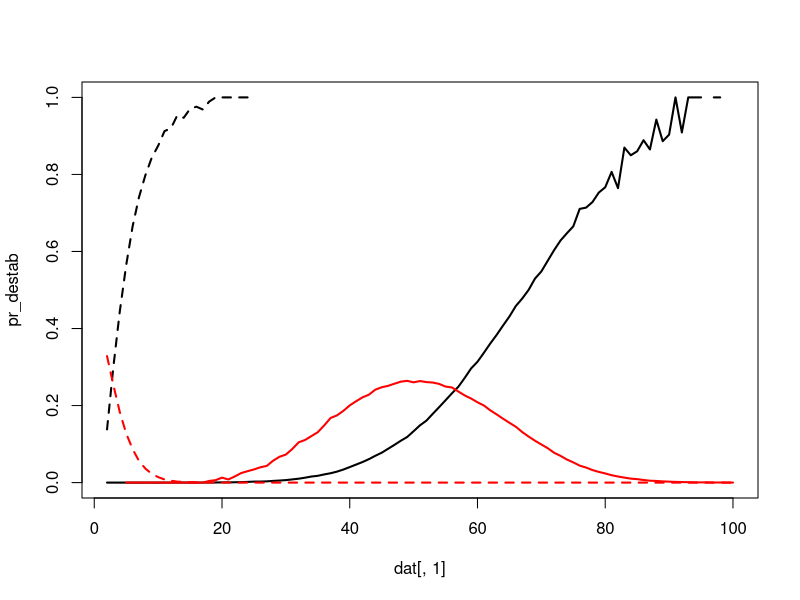
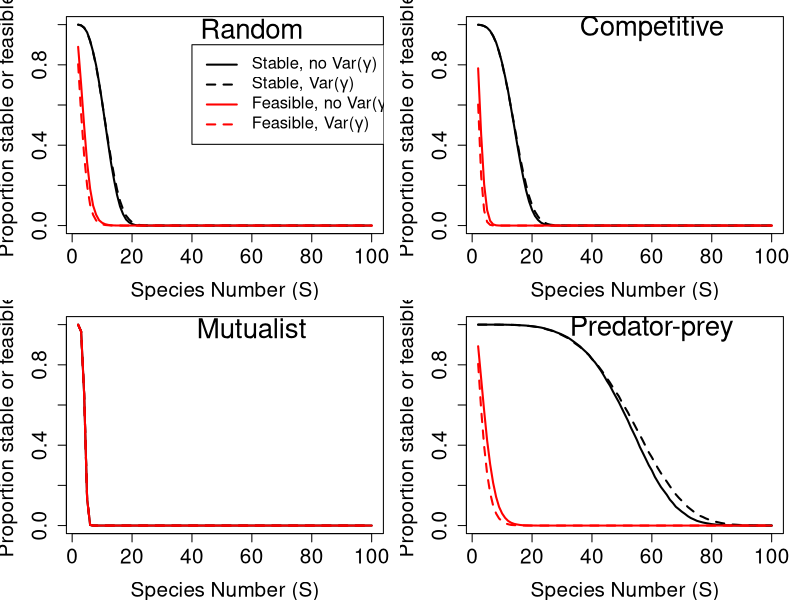
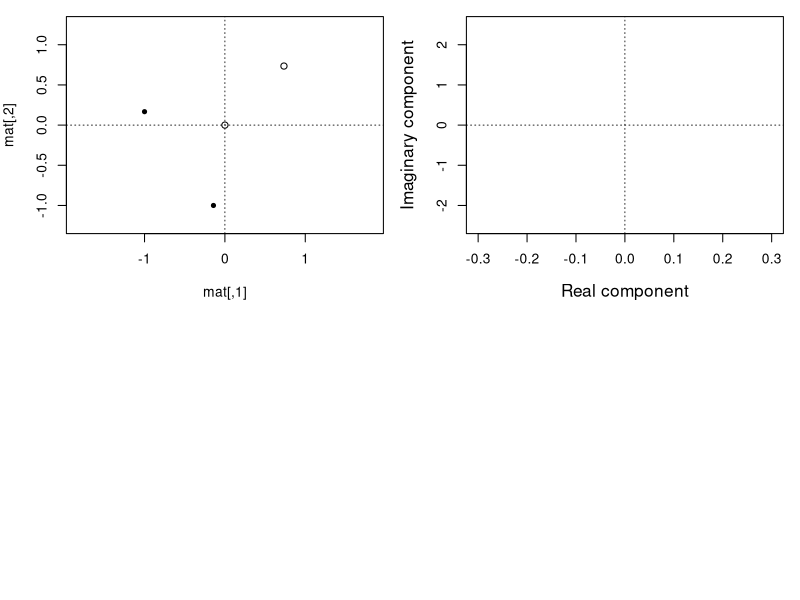

Source code (R) for these figures, in order: (Note: this script raises an error after producing the figures.)
rand_gen_var <- function(max_sp, iters, int_type = 0, rmx = 10, eps_max = 999){
    tot_res <- NULL;
    fea_res <- NULL;
    for(i in 2:max_sp){
        nn             <- i;
        A1_stt         <- 0;
        A2_stt         <- 0;
        A1_fet         <- 0;
        A2_fet         <- 0;
        iter           <- iters;
        tot_res[[i-1]] <- matrix(data = 0, nrow = iter, ncol = 2);
        fea_res[[i-1]] <- matrix(data = 0, nrow = iter, ncol = 2);
        while(iter > 0){
            r_vec    <- runif(n = nn, min = 1, max = rmx);
            A1_dat   <- rnorm(n = nn * nn, mean = 0, sd = 0.4);
            A1       <- matrix(data = A1_dat, nrow = nn, ncol = nn);
            A1       <- species_interactions(mat = A1, type = int_type);
            diag(A1) <- -1;
            epsil    <- runif(n = nn, min = 1, max = eps_max);
            eps_dat  <- rep(x = epsil, times = nn);
            eps_mat  <- matrix(data = epsil, nrow = nn, ncol = nn, 
                               byrow = FALSE);
            avg_mat  <- matrix(data = mean(1:eps_max), nrow = nn, ncol = nn, 
                               byrow = FALSE);
            A2       <- A1 * eps_mat;
            A1       <- A1 * avg_mat;
            A1_stb   <- max(Re(eigen(A1)$values)) < 0;
            A2_stb   <- max(Re(eigen(A2)$values)) < 0;
            A1_fea   <- min(-1*solve(A1) %*% r_vec) > 0;
            A2_fea   <- min(-1*solve(A2) %*% r_vec) > 0;
            if(A1_stb == TRUE){
                tot_res[[i-1]][iter, 1] <- 1;
            }
            if(A2_stb == TRUE){
                tot_res[[i-1]][iter, 2] <- 1;
            }
            if(A1_fea == TRUE){
                fea_res[[i-1]][iter, 1] <- 1;
            }
            if(A2_fea == TRUE){
                fea_res[[i-1]][iter, 2] <- 1;
            }
            iter    <- iter - 1;
        }
        print(i);
    }
    all_res <- summarise_randmat(tot_res = tot_res, fea_res = fea_res);
    return(all_res);
}


species_interactions <- function(mat, type = 0){
    if(type == 1){
        mat[mat > 0] <- -1*mat[mat > 0];
    }
    if(type == 2){
        mat[mat < 0] <- -1*mat[mat < 0];
    }
    if(type == 3){
        for(i in 1:dim(mat)[1]){
            for(j in 1:dim(mat)[2]){
                if(mat[i, j] * mat[j, i] > 0){
                    mat[j, i] <- -1 * mat[j, i];
                }
            }
        }
    }
    return(mat);
}


summarise_randmat <- function(tot_res, fea_res){
    sims    <- length(tot_res);
    all_res <- matrix(data = 0, nrow = sims, ncol = 9);
    for(i in 1:sims){
        unstables <- tot_res[[i]][,1] == FALSE & tot_res[[i]][,2] == FALSE;
        stables   <- tot_res[[i]][,1] == TRUE  & tot_res[[i]][,2] == TRUE;
        unstabled <- tot_res[[i]][,1] == TRUE  & tot_res[[i]][,2] == FALSE;
        stabled   <- tot_res[[i]][,1] == FALSE & tot_res[[i]][,2] == TRUE;
        non_feas  <- fea_res[[i]][,1] == FALSE & fea_res[[i]][,2] == FALSE;
        feasibl   <- fea_res[[i]][,1] == TRUE  & fea_res[[i]][,2] == TRUE;
        unfeased  <- fea_res[[i]][,1] == TRUE  & fea_res[[i]][,2] == FALSE;
        feased    <- fea_res[[i]][,1] == FALSE & fea_res[[i]][,2] == TRUE;
        all_res[i, 1] <- i + 1;
        all_res[i, 2] <- sum(unstables);
        all_res[i, 3] <- sum(stables);
        all_res[i, 4] <- sum(unstabled);
        all_res[i, 5] <- sum(stabled);
        all_res[i, 6] <- sum(non_feas);
        all_res[i, 7] <- sum(feasibl);
        all_res[i, 8] <- sum(unfeased);
        all_res[i, 9] <- sum(feased);
    }
    return(all_res);
}


# Get:
# (1) proportion stable made unstable
# (2) proportion unstable made stable
# (3) proportion feasible made infeasible
# (4) proportion infeasible made feasible


random      <- read.csv(file = "sim_results/random_community.csv");
competition <- read.csv(file = "sim_results/competitor_community.csv");
mutualism   <- read.csv(file = "sim_results/mutualist_community.csv");
pred_prey   <- read.csv(file = "sim_results/predator_prey_community.csv");



dat <- pred_prey;

pr_destab <- dat[,4] / (dat[,4] + dat[,3]);
pr_stabld <- dat[,5] / (dat[,5] + dat[,2]);
pr_defeas <- dat[,8] / (dat[,8] + dat[,7]);
pr_feased <- dat[,9] / (dat[,9] + dat[,6]);
Sp        <- dat[,1];

plot(dat[,1], pr_destab, type = "l", lwd = 2, ylim = c(0, 1));
points(dat[,1], pr_stabld, type = "l", lwd = 2, col = "red");
points(dat[,1], pr_defeas, type = "l", lwd = 2, col = "black", lty = "dashed");
points(dat[,1], pr_feased, type = "l", lwd = 2, col = "red", lty = "dashed");



# ==============================================================================
par(mfrow = c(2, 2), mar = c(4, 4, 1, 1));
# ==============================================================================
dat      <- random;
stab_nov <- dat[,3] + dat[,4];
stab_var <- dat[,3] + dat[,5];
feas_nov <- dat[,7] + dat[,8];
feas_var <- dat[,7] + dat[,9];
plot(x = Sp, y = stab_nov / 100000, type = "l", lwd = 2, ylim = c(0,1),
     cex.lab = 1.5, cex.axis = 1.5, xlab = "Species Number (S)",
     ylab = "Proportion stable or feasible");
points(x = Sp, y = stab_var / 100000, type = "l", lwd = 2, lty = "dashed");
points(x = Sp, y = feas_nov / 100000, type = "l", lwd = 2, col = "red");
points(x = Sp, y = feas_var / 100000, type = "l", lwd = 2, col = "red",
       lty = "dashed");
legend(x = 40, y = 0.9, col = c("black", "black", "red", "red"), cex = 1.2,
       legend = c(expression(paste("Stable, no Var(",gamma,")")),
                             expression(paste("Stable, Var(",gamma,")")),
                             expression(paste("Feasible, no Var(",gamma,")")),
                             expression(paste("Feasible, Var(",gamma,")"))),
       lty = c("solid", "dashed", "solid", "dashed"), lwd = 2);
text(x = 60, y = 0.98, labels = "Random", cex = 2);
# ==============================================================================
dat      <- competition;
stab_nov <- dat[,3] + dat[,4];
stab_var <- dat[,3] + dat[,5];
feas_nov <- dat[,7] + dat[,8];
feas_var <- dat[,7] + dat[,9];
plot(x = Sp, y = stab_nov / 100000, type = "l", lwd = 2, ylim = c(0,1),
     cex.lab = 1.5, cex.axis = 1.5, xlab = "Species Number (S)",
     ylab = "Proportion stable or feasible");
points(x = Sp, y = stab_var / 100000, type = "l", lwd = 2, lty = "dashed");
points(x = Sp, y = feas_nov / 100000, type = "l", lwd = 2, col = "red");
points(x = Sp, y = feas_var / 100000, type = "l", lwd = 2, col = "red",
       lty = "dashed");
text(x = 60, y = 0.98, labels = "Competitive", cex = 2);
# ==============================================================================
dat      <- mutualism;
stab_nov <- dat[,3] + dat[,4];
stab_var <- dat[,3] + dat[,5];
feas_nov <- dat[,7] + dat[,8];
feas_var <- dat[,7] + dat[,9];
plot(x = Sp, y = stab_nov / 100000, type = "l", lwd = 2, ylim = c(0,1),
     cex.lab = 1.5, cex.axis = 1.5, xlab = "Species Number (S)",
     ylab = "Proportion stable or feasible");
points(x = Sp, y = stab_var / 100000, type = "l", lwd = 2, lty = "dashed");
points(x = Sp, y = feas_nov / 100000, type = "l", lwd = 2, col = "red");
points(x = Sp, y = feas_var / 100000, type = "l", lwd = 2, col = "red",
       lty = "dashed");
text(x = 60, y = 0.98, labels = "Mutualist", cex = 2);
# ==============================================================================
dat      <- pred_prey;
stab_nov <- dat[,3] + dat[,4];
stab_var <- dat[,3] + dat[,5];
feas_nov <- dat[,7] + dat[,8];
feas_var <- dat[,7] + dat[,9];
plot(x = Sp, y = stab_nov / 100000, type = "l", lwd = 2, ylim = c(0,1),
     cex.lab = 1.5, cex.axis = 1.5, xlab = "Species Number (S)",
     ylab = "Proportion stable or feasible");
points(x = Sp, y = stab_var / 100000, type = "l", lwd = 2, lty = "dashed");
points(x = Sp, y = feas_nov / 100000, type = "l", lwd = 2, col = "red");
points(x = Sp, y = feas_var / 100000, type = "l", lwd = 2, col = "red",
       lty = "dashed");
text(x = 60, y = 0.98, labels = "Predator-prey", cex = 2);
# ==============================================================================





mat <- matrix(data = rnorm(n = 4, mean = 0, sd = 0.4), nrow = 2);
diag(mat) <- -1;
plot(mat, xlim = c(-0.5, 0.5), ylim = c(-1.25, 1.25), asp = 1, pch = 20)
points(Re(eigen(mat)$vector));
abline(h = 0, lty = "dotted", lwd = 0.8);
abline(v = 0, lty = "dotted", lwd = 0.8);






plot(x = 0, y = 0, type = "n", xlim = c(-0.3, 0.3), ylim = c(-2.5, 2.5),
     xlab = "Real component", ylab = "Imaginary component", cex.lab = 1.25);
abline(h = 0, lty = "dotted", lwd = 0.8);
abline(v = 0, lty = "dotted", lwd = 0.8);

iter     <- 10000;
while(iter > 0){
    mat1       <- matrix(data = rnorm(n = 16, mean = 0, sd = 0.4), nrow = 4);
    diag(mat1) <- -1;
    mat2       <- mat1;
    mat2[1,]   <- mat2[1,] * runif(n = 1, min = 1, max = 1000);
    mat1_e     <- eigen(mat1)$values;
    mat2_e     <- eigen(mat2)$values;
    stab1      <- max(Re(mat1_e)) < 0;
    stab2      <- max(Re(mat2_e)) < 0;
    if(stab1 == TRUE & stab2 == FALSE){
        arrows(x0 = Re(mat1_e), x1 = Re(mat2_e), y0 = Im(mat1_e), y1 = Im(mat2_e),
               length = 0.05, lwd = 2, col = "red");
        #break;
    }
    if(stab1 == FALSE & stab2 == TRUE){
        arrows(x0 = Re(mat1_e), x1 = Re(mat2_e), y0 = Im(mat1_e), y1 = Im(mat2_e),
               length = 0.05, lwd = 2, col = "blue");
        #break;
    }
    iter <- iter - 1;
}



get_rand_eigs <- function(int_type = 0, iter = 1000){
    nn             <- 20;
    eigres         <- matrix(data = 0, ncol = 82, nrow = iter);
    eigres[,1]     <- int_type;
    while(iter > 0){
        r_vec     <- runif(n = nn, min = 1, max = rmx);
        A1_dat    <- rnorm(n = nn * nn, mean = 0, sd = 0.4);
        A1        <- matrix(data = A1_dat, nrow = nn, ncol = nn);
        A1        <- species_interactions(mat = A1, type = int_type);
        diag(A1)  <- -1;
        epsil     <- runif(n = nn, min = 1, max = eps_max);
        eps_dat   <- rep(x = epsil, times = nn);
        eps_mat   <- matrix(data = epsil, nrow = nn, ncol = nn, 
                            byrow = FALSE);
        avg_mat   <- matrix(data = mean(1:eps_max), nrow = nn, ncol = nn, 
                            byrow = FALSE);
        A2        <- A1 * eps_mat;
        A1        <- A1 * avg_mat;
        mat1_e    <- eigen(A1)$values;
        mat2_e    <- eigen(A2)$values;
        real_mat1 <- Re(mat1_e);
        imag_mat1 <- Im(mat1_e);
        real_mat2 <- Re(mat2_e);
        imag_mat2 <- Im(mat2_e);
        stab1     <- max(real_mat1) < 0;
        stab2     <- max(real_mat2) < 0;
        if(stab1 == FALSE & stab2 == FALSE){
            eigres[iter,2] <- 1;
        }
        if(stab1 == TRUE & stab2 == TRUE){
            eigres[iter,2] <- 2;
        }
        if(stab1 == TRUE & stab2 == FALSE){
            eigres[iter,2] <- 3;
        }
        if(stab1 == FALSE & stab2 == TRUE){
            eigres[iter,2] <- 4;
        }
        eigres[iter,3:22]  <- real_mat1;
        eigres[iter,23:42] <- imag_mat1;
        eigres[iter,43:62] <- real_mat2;
        eigres[iter,63:82] <- imag_mat2;
        iter    <- iter - 1;
    }
    return(eigres);
}

plot_eig_set <- function(eigres){
    par(mfrow = c(2,2), mar = c(5, 5, 1, 1));
    x0 <- min(cbind(eigres[,3:22], eigres[,43:62]));
    x1 <- max(cbind(eigres[,3:22], eigres[,43:62]));
    plot(x = 0, y = 0, type = "n", xlim = c(x0, x1), ylim = c(-1500, 1500),
         xlab = "Real component", ylab = "Imaginary component", cex.lab = 1.25);
    abline(h = 0, lty = "dotted", lwd = 0.8);
    abline(v = 0, lty = "dotted", lwd = 0.8);
    if(1 %in% eigres[,2]){
        row <- which(eigres[,2] == 1)[1];
        m1r <- eigres[row,3:22];
        m1i <- eigres[row,23:42];
        m2r <- eigres[row,43:62];
        m2i <- eigres[row,63:82];
        points(x = m1r, y = m1i, pch = 20, cex = 1.5, col = "black");
        points(x = m2r, y = m2i, pch = 20, cex = 1.5, col = "red");
    }
    text(x = x0 + (x1 - x0)*0.2, y = 1500, "Unstable", cex = 1.5);
    plot(x = 0, y = 0, type = "n", xlim = c(x0, x1), ylim = c(-1500, 1500),
         xlab = "Real component", ylab = "Imaginary component", cex.lab = 1.25);
    abline(h = 0, lty = "dotted", lwd = 0.8);
    abline(v = 0, lty = "dotted", lwd = 0.8);
    if(2 %in% eigres[,2]){
        row <- which(eigres[,2] == 2)[1];
        m1r <- eigres[row,3:22];
        m1i <- eigres[row,23:42];
        m2r <- eigres[row,43:62];
        m2i <- eigres[row,63:82];
        points(x = m1r, y = m1i, pch = 20, cex = 1.5, col = "black");
        points(x = m2r, y = m2i, pch = 20, cex = 1.5, col = "red");
    }
    text(x = x0 + (x1 - x0)*0.2, y = 1500, "Stable", cex = 1.5);
    plot(x = 0, y = 0, type = "n", xlim = c(x0, x1), ylim = c(-1500, 1500),
         xlab = "Real component", ylab = "Imaginary component", cex.lab = 1.25);
    abline(h = 0, lty = "dotted", lwd = 0.8);
    abline(v = 0, lty = "dotted", lwd = 0.8);
    if(3 %in% eigres[,2]){
        row <- which(eigres[,2] == 3)[1];
        m1r <- eigres[row,3:22];
        m1i <- eigres[row,23:42];
        m2r <- eigres[row,43:62];
        m2i <- eigres[row,63:82];
        points(x = m1r, y = m1i, pch = 20, cex = 1.5, col = "black");
        points(x = m2r, y = m2i, pch = 20, cex = 1.5, col = "red");
    }
    text(x = x0 + (x1 - x0)*0.2, y = 1500, "Destabilised", cex = 1.5);
    plot(x = 0, y = 0, type = "n", xlim =c(x0, x1), ylim = c(-1500, 1500),
         xlab = "Real component", ylab = "Imaginary component", cex.lab = 1.25);
    abline(h = 0, lty = "dotted", lwd = 0.8);
    abline(v = 0, lty = "dotted", lwd = 0.8);
    if(4 %in% eigres[,2]){
        row <- which(eigres[,2] == 4)[1];
        m1r <- eigres[row,3:22];
        m1i <- eigres[row,23:42];
        m2r <- eigres[row,43:62];
        m2i <- eigres[row,63:82];
        points(x = m1r, y = m1i, pch = 20, cex = 1.5, col = "black");
        points(x = m2r, y = m2i, pch = 20, cex = 1.5, col = "red");
    }
    text(x = x0 + (x1 - x0)*0.2, y = 1500, "Stabilised", cex = 1.5);
}

get_rand_feas <- function(int_type = 0, iter = 1000){
    nn             <- 20;
    eigres         <- matrix(data = 0, ncol = 42, nrow = iter);
    eigres[,1]     <- int_type;
    while(iter > 0){
        r_vec     <- runif(n = nn, min = 1, max = rmx);
        A1_dat    <- rnorm(n = nn * nn, mean = 0, sd = 0.4);
        A1        <- matrix(data = A1_dat, nrow = nn, ncol = nn);
        A1        <- species_interactions(mat = A1, type = int_type);
        diag(A1)  <- -1;
        avg_mat   <- matrix(data = mean(1:eps_max), nrow = nn, ncol = nn, 
                            byrow = FALSE);
        A1        <- A1 * avg_mat;
        mat1_e    <- eigen(A1)$values;
        real_mat1 <- Re(mat1_e);
        imag_mat1 <- Im(mat1_e);
        stab1     <- max(real_mat1) < 0;
        A1_fea    <- min(-1*solve(A1) %*% r_vec) > 0;
        if(stab1 == TRUE & A1_fea == FALSE){
            eigres[iter,2] <- 1;
        }
        if(stab1 == TRUE & A1_fea == TRUE){
            eigres[iter,2] <- 2;
        }
        eigres[iter,3:22]  <- real_mat1;
        eigres[iter,23:42] <- imag_mat1;
        iter    <- iter - 1;
    }
    return(eigres);
}


plot_feas_set <- function(eigres){
    par(mfrow = c(1,2), mar = c(5, 5, 1, 1));
    x0 <- min(eigres[,3:22]);
    x1 <- max(eigres[,3:22]);
    plot(x = 0, y = 0, type = "n", xlim = c(x0, x1), ylim = c(-1500, 1500),
         xlab = "Real component", ylab = "Imaginary component", cex.lab = 1.25);
    abline(h = 0, lty = "dotted", lwd = 0.8);
    abline(v = 0, lty = "dotted", lwd = 0.8);
    if(1 %in% eigres[,2]){
        row <- which(eigres[,2] == 1)[1];
        m1r <- eigres[row,3:22];
        m1i <- eigres[row,23:42];
        points(x = m1r, y = m1i, pch = 20, cex = 1.5, col = "black");
    }
    text(x = x0 + (x1 - x0)*0.2, y = 1500, "Stable", cex = 1.5);
    plot(x = 0, y = 0, type = "n", xlim = c(x0, x1), ylim = c(-1500, 1500),
         xlab = "Real component", ylab = "Imaginary component", cex.lab = 1.25);
    abline(h = 0, lty = "dotted", lwd = 0.8);
    abline(v = 0, lty = "dotted", lwd = 0.8);
    if(2 %in% eigres[,2]){
        row <- which(eigres[,2] == 2)[1];
        m1r <- eigres[row,3:22];
        m1i <- eigres[row,23:42];
        points(x = m1r, y = m1i, pch = 20, cex = 1.5, col = "black");
    }
    text(x = x0 + (x1 - x0)*0.2, y = 1500, "Feasible", cex = 1.5);
}


eres <- get_rand_eigs(int_type = 2, iter = 10000);
plot_eig_set(eres);
